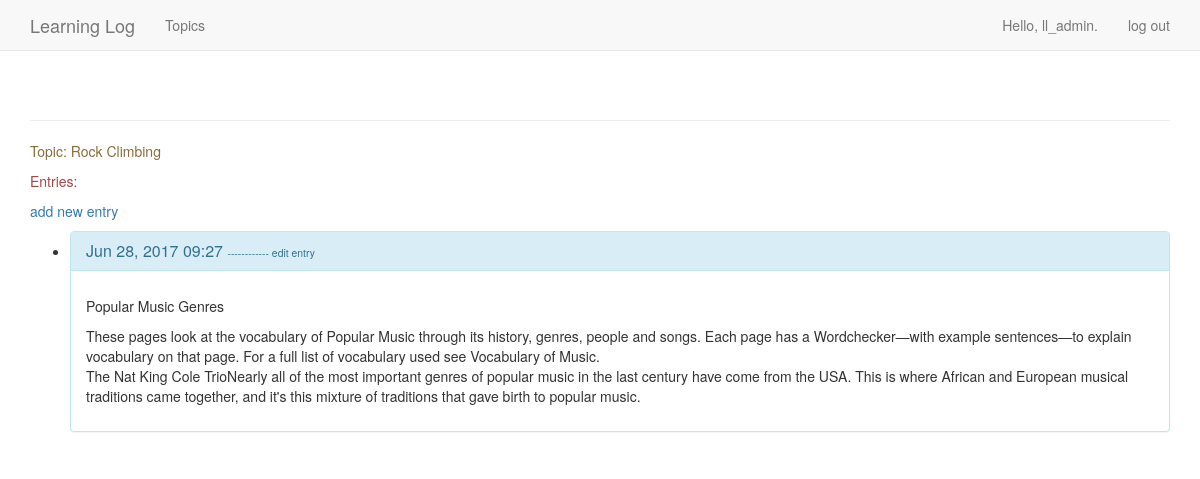
The page /topics/2/ (signed in) on the database its author committed.
### learning_logs/models.py (models this page shows, shortened)
class Topic(models.Model):
    text = models.CharField(max_length=200)
    date_added = models.DateTimeField(auto_now_add=True)
    owner = models.ForeignKey(User)
    def __unicode__(self):
        return self.text

class Entry(models.Model):
    topic = models.ForeignKey(Topic)
    text = models.TextField()
    date_added = models.DateTimeField(auto_now_add=True)
    class Meta:
        verbose_name_plural = 'entries'

### learning_logs/views.py (the view)
# urls.py: url(r'^topics/(?P<topic_id>\d+)/$', views.topic, name='topic'),
@login_required
def topic(request, topic_id):
    topic = Topic.objects.get(id=topic_id)
    if topic.owner != request.user:
        raise Http404
    entries = topic.entry_set.order_by('-date_added')
    context = {'topic': topic, 'entries': entries}
    return render(request, 'learning_logs/topic.html', context)

### learning_logs/templates/learning_logs/topic.html (shortened to what this page needs)
<!DOCTYPE html>
<html lang="en">
<head>
</head>
<body>
    {% extends "learning_logs/base.html" %}
    {% block content %}
        <p class="text-warning">Topic: {{ topic }}</p>
        <p class="text-danger">Entries:</p>
            <p>
                <a href="{% url 'learning_logs:new_entry' topic.id %}">add new entry</a>
            </p>
        <ul>
        {% for entry in entries %}
            <li class="panel panel-info">
                <div class="panel-heading">
                    <h3 class="panel-title">{{ entry.date_added|date:'M d, Y H:i' }}
                        <small>
                            <a href="{% url 'learning_logs:edit_entry' entry.id %}">------------ edit entry</a>
                        </small>
                    </h3>
                </div>
                <div class="panel-body">
                    <p>{{ entry.text|linebreaks }}</p>
                </div>
            </li>
        {% empty %}
            <li>
                There are no entries for this topic yet.
            </li>
        {% endfor %}
        </ul>
    {% endblock content %}

### learning_logs/templates/learning_logs/base.html (shortened to what this page needs)
<!DOCTYPE html>
<html lang="en">
<head>
    {% load bootstrap3 %}
    {% bootstrap_css %}
</head>
<body>
    <nav class="navbar navbar-default navbar-static-top">
      <div class="container">
        <div class="navbar-header">
          <a class="navbar-brand" href="{% url 'learning_logs:index' %}">
              Learning Log</a>
        </div>
        <div id="navbar" class="navbar-collapse collapse">
          <ul class="nav navbar-nav">
            <li><a href="{% url 'learning_logs:topics' %}">Topics</a></li>
          </ul>
          <ul class="nav navbar-nav navbar-right">
            {% if user.is_authenticated %}
              <li><a>Hello, {{ user.username }}.</a></li>
              <li><a href="{% url 'users:logout' %}">log out</a></li>
            {% else %}
              <li><a href="{% url 'users:register' %}">register</a></li>
              <li><a href="{% url 'users:login' %}">log in</a></li>
            {% endif %}
          </ul>
        </div>
      </div>
    </nav>
    <div class="container">
      <div class="page-header">
      </div>
      <div>
        {% block content %}{% endblock %}
      </div>
    </div>
</body>
</html>

### rows shown on the page
Topic: text "Rock Climbing"
Entry: date_added "Jun 28, 2017 09:27", text "Popular Music Genres These pages look at the vocabulary of Popular Music through its history, genres, people and songs. Each page has a Wordchecker—with example sentences—to explain vocabulary on that page. For a full list of vocabulary used see Vocabulary of Music. The Nat King Cole TrioNearly all of the most important genres of popular music in the last century have come from the USA. This is where African and European musical traditions came together, and it's this mixture of traditions that gave birth to popular music."

### other values the page prints
{{ user.username }} "ll_admin"
